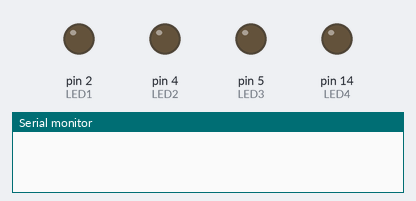
Bench run of a sketch on a simulated Arduino Uno, built with avr-gcc and run on an emulated ATmega328P. Parts: output pins drawn as LEDs (lit = HIGH), the last lines printed to the serial monitor.

Above: at 0.5 s.
At 2.5 s:
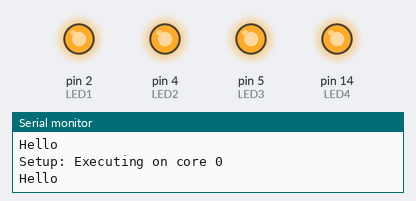
Timing chart, 0 to 3.2 s (numbered marks = the images above):
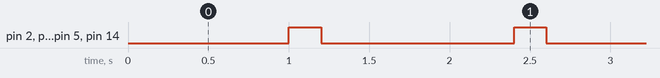

Measured:
- by itself, pin 2 (LED1), pin 4 (LED2), pin 5 (LED3), pin 14 (LED4): alternates HIGH for 0.20 s and LOW for 1.2 s

The sketch:

LED-Blink.ino
```cpp
const int LED1 = 2;
const int LED2 = 4;
const int LED3 = 5;
const int LED4 = 14;


void setup() {
  Serial.begin(115200);
  pinMode(LED1, OUTPUT);
  pinMode(LED2, OUTPUT);
  pinMode(LED3, OUTPUT);
  pinMode(LED4, OUTPUT);
}

void loop() {
  delay(1000);

  Serial.print("Setup: Executing on core ");
  Serial.println(xPortGetCoreID());

  Serial.println();
  Serial.println("Hello");
  digitalWrite(LED1, HIGH);
  digitalWrite(LED2, HIGH);
  digitalWrite(LED3, HIGH);
  digitalWrite(LED4, HIGH);
  delay(200);

  digitalWrite(LED1, LOW);
  digitalWrite(LED2, LOW);
  digitalWrite(LED3, LOW);
  digitalWrite(LED4, LOW);
  delay(200);
}
```
